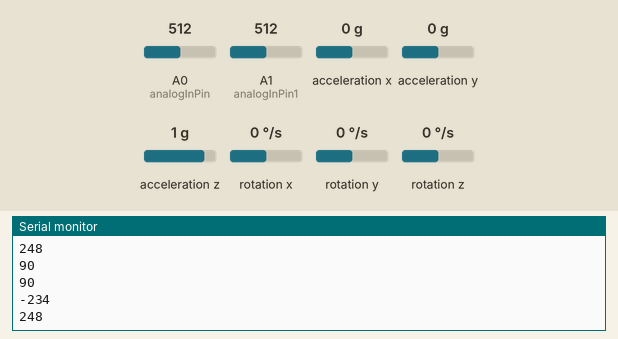
The sketch below on a simulated Arduino Uno, built with avr-gcc and run on an emulated ATmega328P. On the bench: the last lines printed to the serial monitor. The test bench sets the inputs (shaded band); at power-on: acceleration x 0 g, A0 (analogInPin) = 512, A1 (analogInPin1) = 512, acceleration y 0 g, acceleration z 1 g, rotation x 0 °/s, rotation y 0 °/s, rotation z 0 °/s.

Above: at 3.2 s.
3.3 s: acceleration x set to -1.4 g
4.8 s: A0 (analogInPin) set to 716
At 5.03 s:
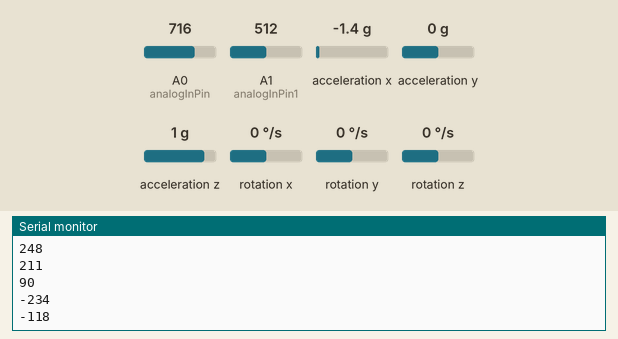
6.3 s: A1 (analogInPin1) set to 716
At 6.47 s:
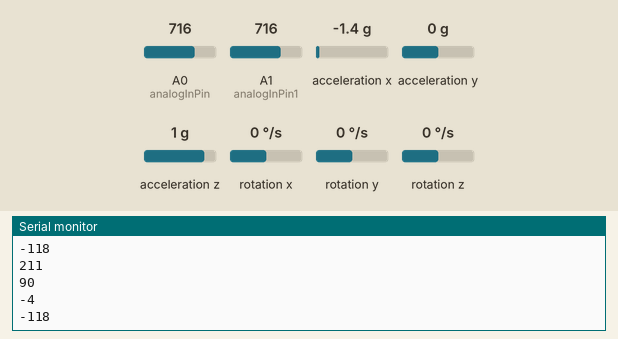
7.8 s: acceleration y set to -1.4 g
At 8.11 s:
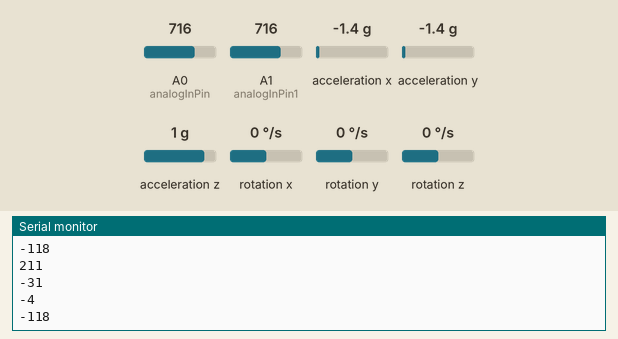
9.3 s: A0 (analogInPin) set to 992
At 9.55 s:
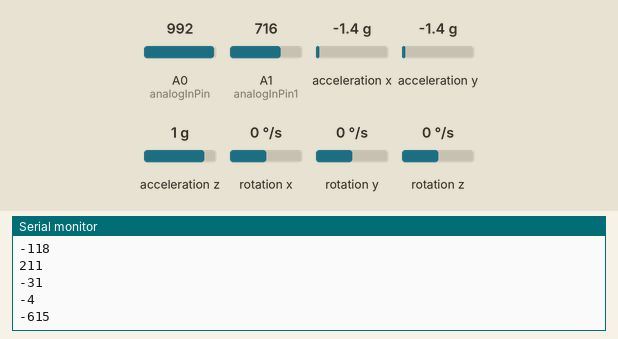
10.8 s: A1 (analogInPin1) set to 992
At 10.98 s:
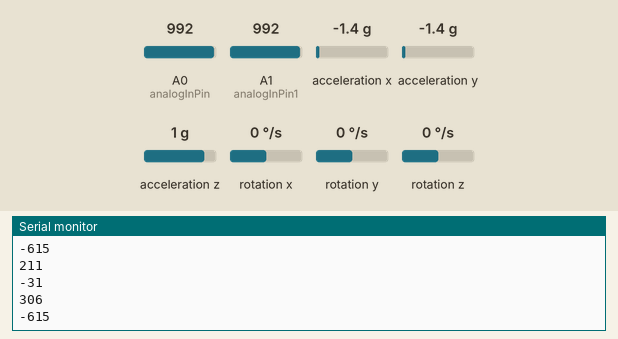
Timing chart, 0 to 13.3 s (numbered marks = the images above; inputs shaded):
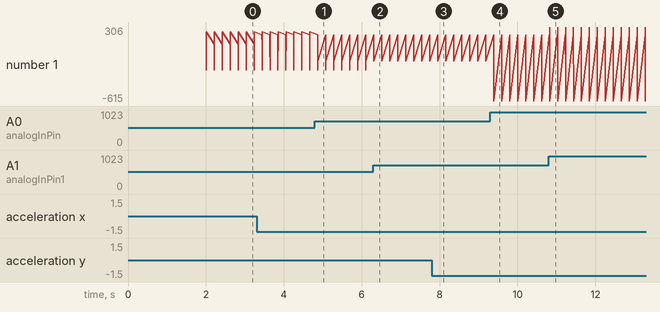

The sketch:

glove.ino
```cpp
#include <SoftwareSerial.h>
#include <Wire.h>
#include <MPU6050.h>

SoftwareSerial ESPserial(2, 4); // RX | TX

MPU6050 sensor ;
int16_t ax, ay, az ;
int16_t gx, gy, gz ;

const int analogInPin = A0;
const int analogInPin1 = A1;
int sensorValue = 0;        // value read from the pot
int flex = 0;
int flex1 = 0;


void setup() {

  Serial.begin(115200);
  Wire.begin ( );
  //Serial.println  ( "Initializing the sensor" );
  sensor.initialize ( );
  //Serial.println (sensor.testConnection ( ) ? "Successfully Connected" : "Connection failed");
   delay (1000);
  //Serial.println ( "Taking Values from the sensor" );
  delay (1000);
}

void loop() {
    sensor.getMotion6 (&ax, &ay, &az, &gx, &gy, &gz);
    ax = map (ax, -17000, 17000, 180, 0) ;
    ay = map (ay, -17000, 17000, 0, 180) ;

    sensorValue = analogRead(analogInPin);
    flex = map(sensorValue, 650, 550, 0, 180);

    sensorValue = analogRead(analogInPin1);
    flex1 = map(sensorValue, 880, 720, 0, 180);

    flex1 = map(flex1, 0, 180, 180, 0);


    Serial.println(ax);
    Serial.println(ay);
    Serial.println(flex1);
    Serial.println(flex);

    delay(200);
}
```

Measured:
- after the input at 4.8 s, the serial monitor: prints a new line after 0.08 s (image 1)
- after the input at 6.3 s, the serial monitor: prints a new line at once (image 2)
- after the input at 7.8 s, the serial monitor: prints a new line after 0.15 s (image 3)
- after the input at 9.3 s, the serial monitor: prints a new line after 0.09 s (image 4)
- after the input at 10.8 s, the serial monitor: prints a new line at once (image 5)
- plotted number 1: 248 → -118 after the input at 4.8 s, -118 → -615 after the input at 9.3 s
